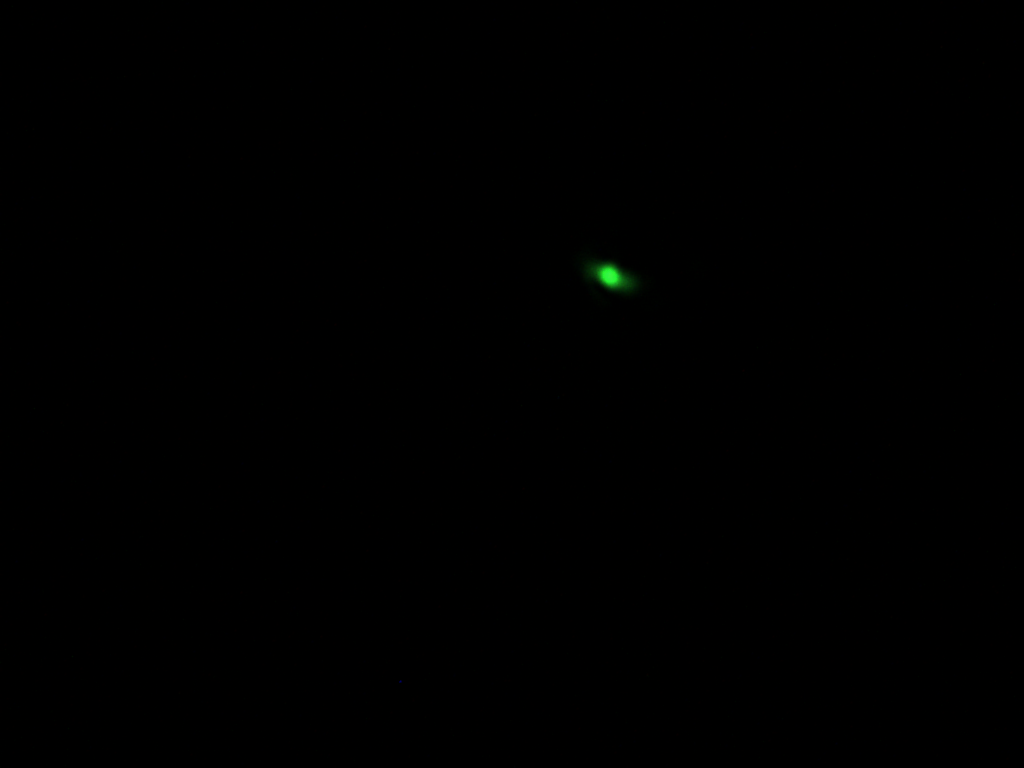
#> input picture Test folder/images/Spot size_1.bmp, 1024 x 768 px; its folder holds 4 pictures in this run
$ python 'Focal spot measurement modified 5 gft.py'
#> lines starting #> are read from the running program, lines starting #| are printed output that depends on the picture; long printed decimals are rounded
### Test folder/Five_Gaussian_Fitting.py
# -*- coding: utf-8 -*-
"""
Created on Sat Jan 28 18:57:13 2023

@author: mrsag
"""
"""
This is the fitting function for Double Gaussian data. The inputs are two same length array of datatype float.
There are 3 outputs:
1. The array after fitting the data. That can be plotted.
2. The used parameters set as the name parameters.
3. The string to describe the parameters set and the fit function.
"""

import numpy as np
import matplotlib.pyplot as plt
from scipy.optimize import curve_fit as fit
from decimal import Decimal
import pandas as pd

import matplotlib
matplotlib.rcParams['figure.dpi']=300 # highres display

def Gauss1(x,b,x0):
    y=np.exp(-(x-x0)**2/(2*b**2))
    return y

def Gaussfit(w,I):
    xdata=w         #Taking the x axis data
    ydata=I         #Taking the y axis data

    '''
        here the code fits only the normalized Gaussian
        So, we first normalize the array and later multiply with the amplitude factor to get the main array
    '''
    y_maxval=max(ydata)      #taking the maximum value of the y array
    ymax_index=(list(ydata)).index(y_maxval)

    xmax_val=xdata[ymax_index]  #Shifting the array as a non-shifted Gausian
    xdata=xdata-xmax_val        #Shifting the array as a non-shifted Gausian

    ydata=ydata/y_maxval

    parameters, covariance = fit(Gauss1, xdata, ydata,maxfev=100000)
    fit_y = Gauss1(xdata, *parameters)


    xdata=xdata+xmax_val
    parameters[1]+=xmax_val

    fit_y=np.asarray(fit_y)
    fit_y=fit_y*y_maxval       # again multiplying the data to get the actual value

    string1=r"Fit: $f(x)=Ae^{-\frac{(x-x_0)^2}{2b^2}}$;"
    string2=rf"with A={Decimal(str(y_maxval)).quantize(Decimal('1.00'))}, b={Decimal(str(parameters[0])).quantize(Decimal('1.00'))}, $x_0$={Decimal(str(parameters[1])).quantize(Decimal('1.00'))}"
    string=string1+string2
    return fit_y,parameters,string


def Multi_Gaussfit(x,y):
    fit_y1,parameters1,string1=Gaussfit(x,y)

    y2=y-fit_y1
    fit_y2,parameters2,string2=Gaussfit(x,y2)

    y3=y-fit_y1-fit_y2
    fit_y3,parameters3,string3=Gaussfit(x,y3)

    y4=y-fit_y1-fit_y2-fit_y3
    fit_y4,parameters4,string4=Gaussfit(x,y4)

    y5=y-fit_y1-fit_y2-fit_y3-fit_y4
    fit_y5,parameters5,string5=Gaussfit(x,y5)

    fit_y=fit_y1+fit_y2+fit_y3+fit_y4+fit_y5

    parameters_data=[max(fit_y1),parameters1[0],parameters1[1],max(fit_y2),parameters2[0],parameters2[1],max(fit_y3),parameters3[0],parameters3[1],max(fit_y4),parameters4[0],parameters4[1],max(fit_y5),parameters5[0],parameters5[1]]
    parameters_name=[r"$A_1$",r"$\sigma_1$",r"$x_{01}$",r"$A_2$",r"$\sigma_2$",r"$x_{02}$",r"$A_3$",r"$\sigma_3$",r"$x_{03}$",r"$A_4$",r"$\sigma_4$",r"$x_{04}$",r"$A_5$",r"$\sigma_5$",r"$x_{05}$"]

    parameters=pd.Series(parameters_data,index=parameters_name)

    return(fit_y,parameters)

'''
x=np.linspace(-30,30,601)      #data along x axis
y=50*np.exp(-(x+20)**2/5)+30*np.exp(-(x+10)**2/7)+10*np.exp(-(x-20)**2/50)+40*np.exp(-(x-10)**2/0.5)+30*np.exp(-(x-0)**2/5)            #data along y axis
random_noise=np.random.uniform(low=-2,high=2,size=(len(y)))
y=y+random_noise

fit_y,parameters=Multi_Gaussfit(x, y)
print(parameters)


plt.figure()
plt.plot(x,y,'ko')
#plt.title(string)
plt.plot(x,fit_y,'b-')
plt.figtext(0.95,0.2,str(parameters))
#plt.plot(x,y2,'r-')
plt.show()

#print(*parameters)
#print('FWHM= ', 2.355*parameters[0])
'''

### Test folder/Focal spot measurement modified 5 gft.py
# -*- coding: utf-8 -*-
"""
Created on Sat Mar 11 16:23:17 2023

@author: sagar
"""
import Five_Gaussian_Fitting as fgft
import numpy as np
import matplotlib.pyplot as plt
import glob
from skimage import io, feature
from skimage.color import rgb2gray, rgba2rgb
from PIL import Image, ImageDraw
from scipy.stats import gmean


import matplotlib
matplotlib.rcParams['figure.dpi']=300 # highres display


def draw_on_image(image,x,y):             #function  to draw a line on the image for two given points
    draw = ImageDraw.Draw(image)
    draw.line((x[1],x[0],y[1],y[0]), fill=(255, 0, 0), width=1)
    return(image)


def linecut_function(start_point,end_point,image,image2):     #function to give the linecut along the line between two given points
    # Use the numpy function linspace to get the coordinates of the line
    num=round(np.sqrt((start_point[0]-end_point[0])**2+(start_point[1]-end_point[1])**2))      #number of pixels between these two points
    x, y = np.linspace(start_point[0], end_point[0], num), np.linspace(start_point[1], end_point[1], num)     #pixels along x and y
    image2=draw_on_image(image2, start_point,end_point)   #drawing the line between the given points
    # Get the grayscale values along the line
    gray_values = image[x.astype(int),y.astype(int)]
    linecut=[]
    for i in range(len(gray_values)):
        linecut_value=np.sqrt((gray_values[i][0])**2+(gray_values[i][1])**2+(gray_values[i][2])**2)   # taking the grey values along the linecut line
        linecut.append(linecut_value)

    return(np.array(linecut),image2)      # return back the linecut array and the image with lines along the linecuts

def brightest(image):
    # Find the coordinates of the brightest point using the corner_peaks function
    if(image.ndim==2):
        coords = feature.corner_peaks(np.abs(image), min_distance=10)
    elif(image.ndim==3):
        if(image.shape[2]==3):
            coords = feature.corner_peaks(np.abs(rgb2gray(image)), min_distance=10)
        elif(image.shape[2]==4):
            coords = feature.corner_peaks(np.abs(rgba2rgb(rgb2gray(image))), min_distance=10)
    return(coords[0])


def main():
    files=glob.glob("D:\\Codes\\Test folder\\images\\*.bmp")
    pixel_size=2.3

    all_fwhm_list=[]

    for i in range(2):
        print(files[i])
        image = io.imread(files[i])
#> image is the input picture: shape (768, 1024, 3); mean R, G, B 0.1, 0.2, 0.1
        image2 = Image.open(files[i])


        point=brightest(image)
#> in brightest, `coords = feature.corner_peaks(np.abs(rgb2gray(image)), min_distance=10)`: coords = 2298 pairs, first value 10 to 757, second value 10 to 1013
#> point = [273, 609]

        #####################################################################################
        radius=90          # the radius of the circle in which the linecuts are drawn
        x=point[0]         #x coordinate (row of the matrix)
#> x = 273
        y=point[1]         #y coordinate (column of the matrix)
#> y = 609

        X=image.shape[0]-1       #image size in x direction
#> X = 767
        Y=image.shape[1]-1       #image size in y direction
#> Y = 1023

        boundary_distances=[x,y,X-x,Y-y]    # distances of boundary from the given point
#> boundary_distances = [273, 609, 494, 414]

        #radius=min(boundary_distances)

        #####################################################################################
        theta_degree=np.linspace(0,150,6)    # angels, for which the linecuts will be drawn
        theta=theta_degree*np.pi/180          # angels in radian
        FWHM=[]
        ####################################################################################
        functional_form=r"$\sum_{i=1}^5A_ie^{-\frac{(x-x_{0i})^2}{2b^2_i}}$"

        ####################################################################################
        #plt.imshow(image)
        #plt.show()
        filename_at_caption=(files[i]).replace("D:\\Codes\\Test folder\\images\\","")
        print(filename_at_caption)


        for j in range(len(theta)):
            x1=round(x+radius*np.sin(theta[j]))
            y1=round(y-radius*np.cos(theta[j]))

            x2=round(x-radius*np.sin(theta[j]))
            y2=round(y+radius*np.cos(theta[j]))

            start_point=[x1,y1]
            end_point=[x2,y2]
            linecut,image2=linecut_function(start_point,end_point,image,image2)   #getting the linecut along the start and end points
            linecut=linecut/linecut.max()   #normalizing the linecut grey values

            fit_linecut,parameters=fgft.Multi_Gaussfit(np.arange(len(linecut)),linecut)    #Gaussian fit for the linecut
            fwhm=2.355*(parameters[1]+parameters[3]*parameters[4]+parameters[6]*parameters[7]+parameters[9]*parameters[10]+parameters[12]*parameters[13])    # getting the FWHM along the linecut
            FWHM.append(fwhm)

            FWHM_round=[]
            for i in range(len(FWHM)):
                fwhm_round=round(FWHM[i],2)
                FWHM_round.append(fwhm_round)


            plt.plot(linecut,'ro-',markersize=5,label='linecut')
            plt.plot(fit_linecut,'k-',label='Multi-Gaussian fit')
            plt.legend()
            plt.grid()
            plt.figtext(0.95,0.1,("Fit Function:\n%s"%functional_form+"\n___________________\n\nParameters:\n"+str(parameters)),fontname="Times New Roman")
            plt.title("Normalized Linecut at:\npixel no: (%d"%x+",%d"%y+")    theta=%d"%(theta_degree[j])+"\n of image: %s"%filename_at_caption,fontname="Times New Roman")
            plt.xlabel('Pixel no \nstart: (%d'%start_point[0]+',%d'%start_point[1]+')      end: (%d'%end_point[0]+',%d'%end_point[1]+")\n FWHM = %f"%fwhm+" Pixels /  %f"%(pixel_size*fwhm)+" micron",fontname="Times New Roman")
            plt.ylabel("Relative intensity",fontname="Times New Roman")
            plt.show()
#> this loop made 6 passes
#> (x1, y1, x2, parameters) on passes 1, 3, 4, 6: (273, 519, 273, [3.59, -0.133]), (351, 564, 195, [-0.0296, 0.735]), (363, 609, 183, [0.527, 0.309]), (318, 687, 228, [3.98, 5.57])
#> (x1, y1, x2, parameters) on passes 2, 5: (318, 531, 228, [2.11, -1.25]), (351, 654, 195, [-0.48, -0.268])
#> pass 1, in main, `plt.show()`:
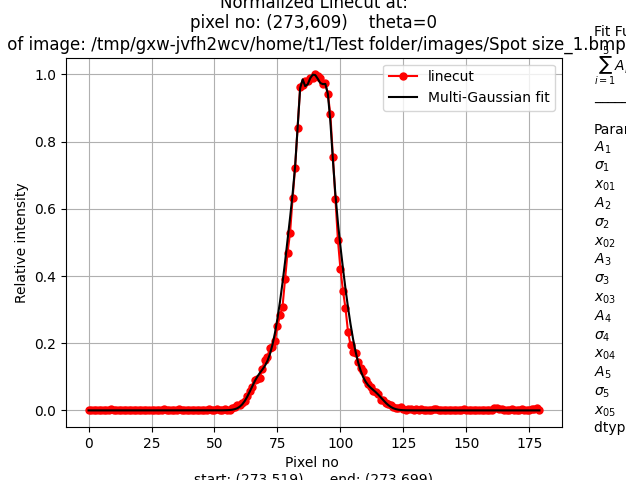
#> figure drawn by matplotlib, 1 panel; curve peaks at x = 90, y = 1; curve peaks at x = 89, y = 0.999
#> pass 2, in main, `plt.show()`:
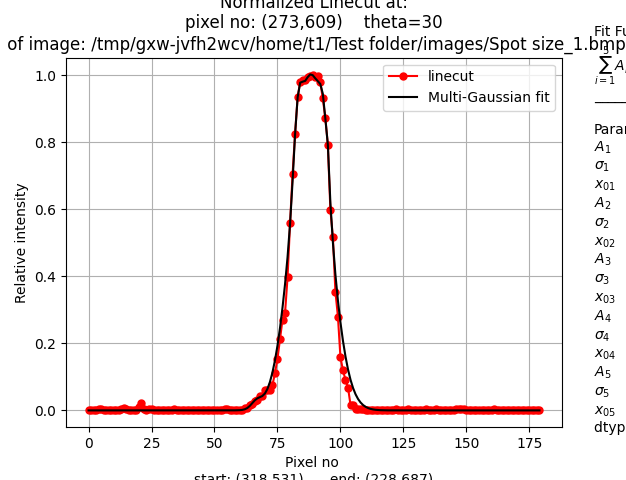
#> figure drawn by matplotlib, 1 panel; curve peaks at x = 89, y = 1; curve peaks at x = 88, y = 1
#> after the loop, FWHM = [22.42, 18.41, 18.29, 20.29, 22.63, 26.67]

        image2=np.asarray(image2)

        plt.figure()
        plt.imshow(image2[x-radius:x+radius,y-radius:y+radius])
        plt.title("%s"%filename_at_caption,fontname="Times New Roman")
        #plt.xlabel(f"fwhm list: {FWHM_round}\nAverage FWHM from all directions: %f"%np.mean(FWHM))
        plt.xlabel("Average FWHM from all directions: %f"%(pixel_size*gmean(FWHM))+" micron",fontname="Times New Roman")
        #plt.savefig("D:\\data Lab\\Supercontinuum-march 2023\\10th march 2023\\Focal spot measurement\\Draw on images\\%s.jpg"%filename_at_caption,bbox_inches='tight')
        plt.show()
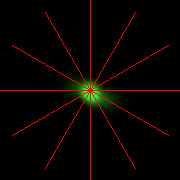
#> shown: shape (180, 180, 3); mean R, G, B 8.2, 3.1, 0.6
        #print("Average FWHM from all directions: ", np.mean(FWHM))

        all_fwhm_list.append(gmean(FWHM))
#> pass 2 of the loop in main, `for i in range(2):`:
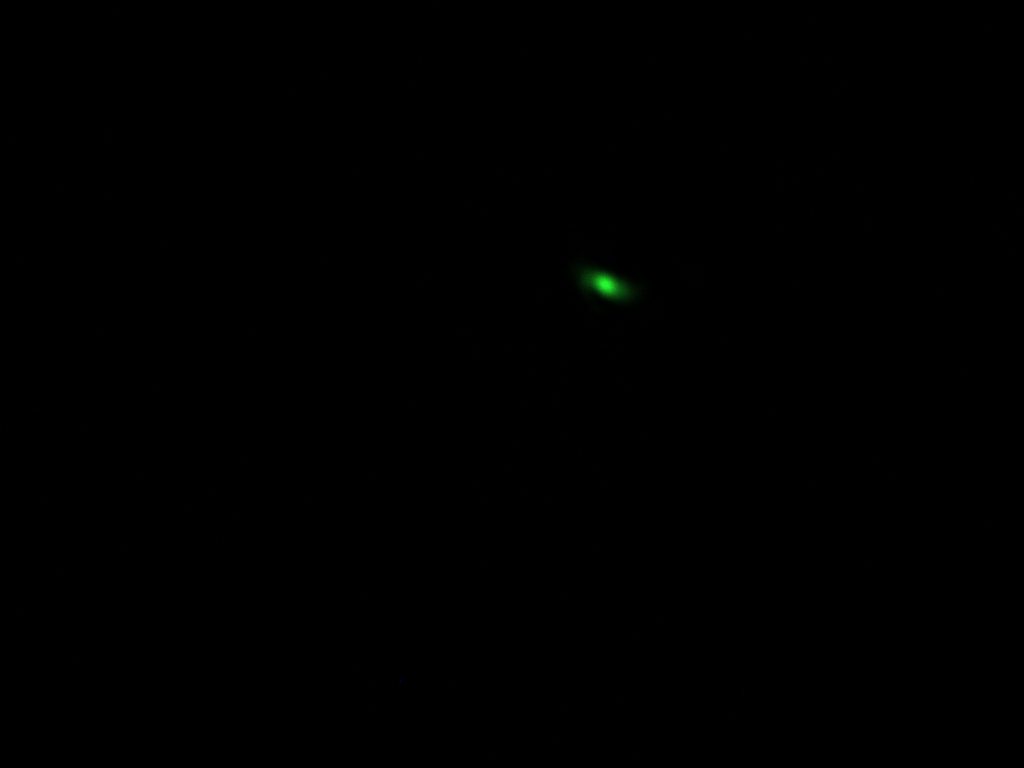
#> input picture Test folder/images/Spot size_10_0.bmp, 1024 x 768 px
#> in main, image is the input picture: shape (768, 1024, 3); mean R, G, B 0.1, 0.2, 0.1
#> point = [285, 605]
#> x = 285
#> y = 605
#> boundary_distances = [285, 605, 482, 418]
#> the loop in main, `for j in range(len(theta)):` made 6 passes
#> (x1, y1, x2, parameters) on passes 1, 2, 3, 4, 6: (285, 515, 285, [3.11, 2.59]), (330, 527, 240, [0.488, -0.145]), (363, 560, 207, [0.423, -0.189]), (375, 605, 195, [0.384, 2.41]), (330, 683, 240, [1.05, 0.703])
#> pass 1, in main, `plt.show()`:
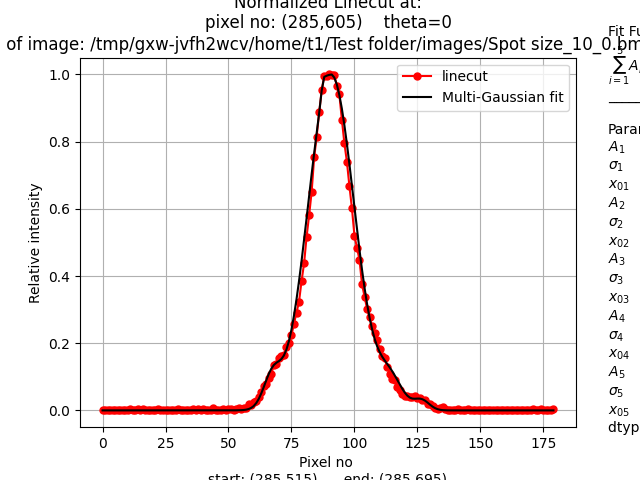
#> figure drawn by matplotlib, 1 panel; curve peaks at x = 90, y = 1; curve peaks at x = 91, y = 1
#> after the loop in main, `for j in range(len(theta)):`: FWHM = [23.72, 16.87, 15.32, 16.67, 20.14, 27.03]
#> in main, `plt.show()`:
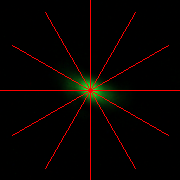
#> shown: shape (180, 180, 3); mean R, G, B 8.2, 3, 0.6

    all_fwhm_list=np.array((all_fwhm_list))
#> all_fwhm_list = [21.27, 19.54]
    print("_____________________________________________________________________________________")
    print(f"FWHM of differnet images: {pixel_size*all_fwhm_list}")
#| FWHM of differnet images: [48.912 44.936]
    print("_____________________________________________________________________________________")
    print(f"Min spot size: {min(all_fwhm_list)} pixels / {pixel_size*min(all_fwhm_list)} micron")
#| Min spot size: 19.538 pixels / 44.936 micron
    print("_____________________________________________________________________________________")
    print(f"Focal Spot area:\n {np.pi*(pixel_size*min(all_fwhm_list))**2/4} micron^2")
#| Focal Spot area:
#|  1585.946 micron^2
    print(f"{10**(-8)*np.pi*(pixel_size*min(all_fwhm_list))**2/4} cm^2")
#| 1.585945538597238e-05 cm^2


if __name__=='__main__':
    main()
